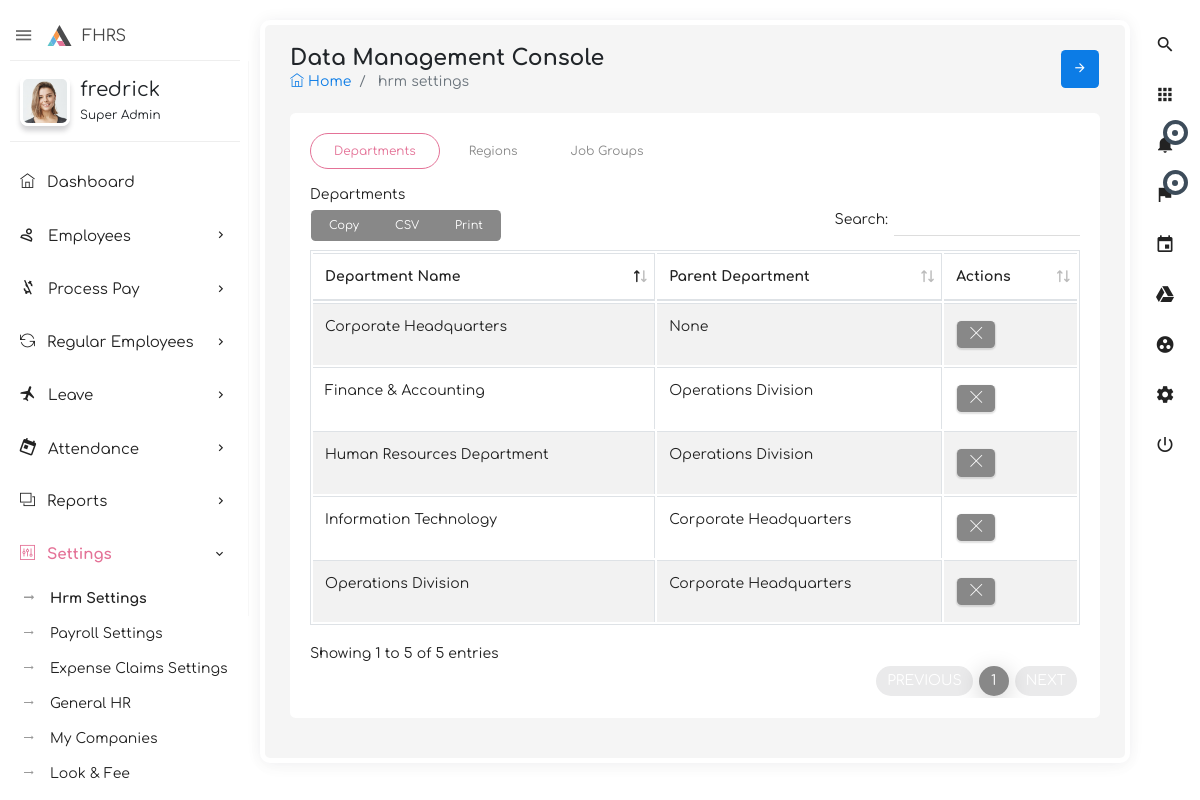
The app's page /pages/admin/hrm_settings.inc.php with its own data.
### tables this page shows
CREATE TABLE departments (
    dept_id INT PRIMARY KEY AUTO_INCREMENT,
    department_title VARCHAR(50) NOT NULL COMMENT 'Official department name',
    parent_dept_id INT NULL COMMENT 'Hierarchical parent department',
    created_at TIMESTAMP DEFAULT CURRENT_TIMESTAMP,
    
    CONSTRAINT fk_parent_dept 
        FOREIGN KEY (parent_dept_id) 
        REFERENCES departments(dept_id)
        ON DELETE SET NULL
);

### pages/admin/hrm_settings.inc.php (the view, shortened to what this page needs)
<?php
$db_host = 'localhost';
$db_name = 'fred_db';
$db_user = 'root';
$db_pass = '0716632613';
try {
    $pdo = new PDO("mysql:host=$db_host;dbname=$db_name", $db_user, $db_pass);
    $deptQuery = "SELECT d.*, p.department_title as parent_name
                FROM departments d
                LEFT JOIN departments p ON d.parent_dept_id = p.dept_id";
    $departments = $pdo->query($deptQuery)->fetchAll();
} catch(PDOException $e) {
    die("Connection failed: " . $e->getMessage());
}
?>
<!doctype html>
<html class="no-js " lang="en">
<head>
    <link rel="stylesheet" href="../../assets/plugins/bootstrap/css/bootstrap.min.css">
    <link rel="stylesheet" href="../../assets/plugins/jquery-datatable/dataTables.bootstrap4.min.css">
    <link  rel="stylesheet" href="../../assets/css/style.min.css">
    <link rel="stylesheet" href="../../assets/css/custom.css">
</head>
<body class="theme-blush">
<?php
    include '../components/nav_bar.inc.php';
?>
<?php
    include '../components/left_sidebar.inc.php';
?>
<section class="content">
    <div class="body_scroll">
        <div class="block-header">
            <div class="row">
                <div class="col-lg-7 col-md-6 col-sm-12">
                    <h2>Data Management Console</h2>
                    <ul class="breadcrumb">
                        <li class="breadcrumb-item"><a href="index.html"><i class="ti ti-home"></i> Home </a></li>
                        <li class="breadcrumb-item active"> hrm settings </li>
                    </ul>
                </div>
                <div class="col-lg-5 col-md-6 col-sm-12">
                    <button class="btn btn-primary btn-icon float-right right_icon_toggle_btn" type="button"><i class="zmdi zmdi-arrow-right"></i></button>
                </div>
            </div>
        </div>
        <div class="container-fluid">
            <div class="row clearfix">
                <div class="col-sm-12">
                    <div class="card">
                        <div class="body">
                            <ul class="nav nav-tabs p-0 mb-3">
                                <li class="nav-item"><a class="nav-link active" data-toggle="tab" href="#home">Departments</a></li>
                                <li class="nav-item"><a class="nav-link" data-toggle="tab" href="#profile">Regions</a></li>
                                <li class="nav-item"><a class="nav-link" data-toggle="tab" href="#messages">Job Groups</a></li>
                            </ul>
                            <div class="tab-content">
                                <div role="tabpanel" class="tab-pane in active" id="home">
                                    <span>Departments</span>
                                    <div class="table-responsive">
                                        <table class="table table-bordered table-striped table-hover js-exportable dataTable">
                                            <thead>
                                                <tr>
                                                    <th>Department Name</th>
                                                    <th>Parent Department</th>
                                                    <th>Actions</th>
                                                </tr>
                                            </thead>
                                            <tbody>
                                                <?php foreach ($departments as $dept): ?>
                                                <tr>
                                                    <td><?= htmlspecialchars($dept['department_title']) ?></td>
                                                    <td><?= htmlspecialchars($dept['parent_name'] ?? 'None') ?></td>
                                                    <td>
                                                        <form method="POST" onsubmit="return confirm('Delete this department?')">
                                                            <button type="submit" name="delete" class="btn btn-default delete-btn waves-effect waves-float btn-sm waves-light"><i class="ti ti-close "></i></button>
                                                        </form>
                                                    </td>
                                                </tr>
                                                <?php endforeach; ?>
                                            </tbody>
                                        </table>
                                    </div>
                                </div>
                            </div>
                        </div>
                    </div>
                </div>
            </div>
        </div>
    </div>
</section>
</body>
</html>

### records on screen
departments: department_title "Corporate Headquarters", parent_name "None"
departments: department_title "Operations Division", parent_dept.department_title "Corporate Headquarters"
departments: department_title "Human Resources Department", parent_dept.department_title "Operations Division"
departments: department_title "Finance & Accounting", parent_dept.department_title "Operations Division"
departments: department_title "Information Technology", parent_dept.department_title "Corporate Headquarters"
